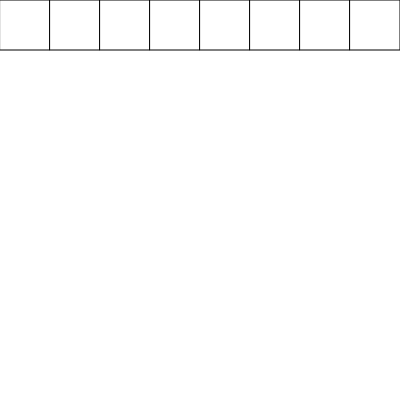
Frame 1 (no input)
Frame 60 (no input): identical to frame 1, image omitted
Frame 120 (the mouse pressed at the canvas centre since frame 60): identical to frame 1, image omitted

The p5.js sketch that drew this single still picture (run headless with seeded random() and noise() and a simulated clock; from frame 60 on, the mouse is pressed at the canvas centre):

// p5.js sketch
// ── sketch.js
function setup(){
    createCanvas(400,400)
}

function draw(){
    background(255);
    for(let x = 0; x<400;x+=50){
        square(x,0,50)
    }

}
